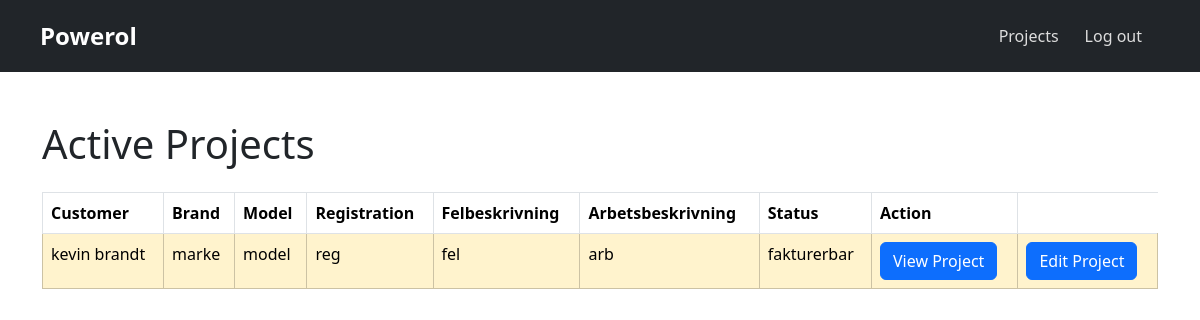
Screenshot of /all_projects.php (signed in) with the database file from the repository.
### tables this page shows
CREATE TABLE `table_projekt` (
  `id_projekt` int(11) NOT NULL,
  `pt_felbeskrivning` varchar(520) NOT NULL,
  `pt_arbetsbeskrivning` varchar(520) NOT NULL,
  `pt_status_fk` int(11) NOT NULL,
  `customer_fk` int(11) DEFAULT NULL,
  `created_by_user_fk` int(11) NOT NULL,
  `car_brand` varchar(255) NOT NULL,
  `car_model` varchar(255) NOT NULL,
  `car_reg` varchar(255) NOT NULL
);

CREATE TABLE `table_status` (
  `id_status` int(11) NOT NULL,
  `status_name` varchar(50) NOT NULL
);

### all_projects.php (the view, shortened to what this page needs)
<?php
include_once 'includes/header.php';
echo "<div class='container mt-5'>";
echo "<h1 class='mb-4'>Active Projects</h1>";
try {
    $stmt = $pdo->query("
        SELECT
            p.id_projekt,
            CONCAT(c.cust_fname, ' ', c.cust_lname) AS customer_name,
            p.pt_felbeskrivning,
            p.pt_arbetsbeskrivning,
            p.car_brand,
            p.car_model,
            p.car_reg,
            s.status_name,
            p.pt_status_fk
        FROM table_projekt p
        JOIN table_customer c ON p.customer_fk = c.id_cust
        JOIN table_status s ON p.pt_status_fk = s.id_status
    ");
    if ($stmt->rowCount() > 0) {
        echo "<table class='table table-bordered table-hover'>
                <thead class='thead-dark'>
                    <tr>
                        <th>Customer</th>
                        <th>Brand</th>
                        <th>Model</th>
                        <th>Registration</th>
                        <th>Felbeskrivning</th>
                        <th>Arbetsbeskrivning</th>
                        <th>Status</th>
                        <th>Action</th>
                    </tr>
                </thead>
                <tbody>";
        foreach ($stmt as $row) {
            $color_class = '';
            switch ($row['pt_status_fk']) {
                case 3:
                    $color_class = 'table-warning';
                    break;
            }
            $felbeskrivning = strlen($row['pt_felbeskrivning']) > 100
                ? substr($row['pt_felbeskrivning'], 0, 100) . '...'
                : $row['pt_felbeskrivning'];
            $arbetsbeskrivning = strlen($row['pt_arbetsbeskrivning']) > 100
                ? substr($row['pt_arbetsbeskrivning'], 0, 100) . '...'
                : $row['pt_arbetsbeskrivning'];
            echo "<tr class='$color_class'>
                    <td>" . $row['customer_name'] . "</td>
                    <td>" . $row['car_brand'] . "</td>
                    <td>" . $row['car_model'] . "</td>
                    <td>" . $row['car_reg'] . "</td>
                    <td>" . $felbeskrivning . "</td>
                    <td>" . $arbetsbeskrivning . "</td>
                    <td>" . $row['status_name'] . "</td>
                    <td>
                        <a href='single-project.php?id=" . $row['id_projekt'] . "' class='btn btn-primary'>View Project</a>
                    </td>
                    <td>
                        <a href='edit-single-project.php?id=" . $row['id_projekt'] . "' class='btn btn-primary'>Edit Project</a>
                    </td>
                  </tr>";
        }
        echo "</tbody></table>";
    } else {
        echo "<div class='alert alert-info' role='alert'>No active projects found.</div>";
    }
} catch (PDOException $e) {
    echo "<div class='alert alert-danger' role='alert'>Error: " . $e->getMessage() . "</div>";
}
echo "</div>";
?>

### rows the page displays
table_projekt: customer_name "kevin brandt", car_brand "marke", car_model "model", car_reg "reg", pt_felbeskrivning "fel", pt_arbetsbeskrivning "arb", pt_status_fk.status_name "fakturerbar"

### other values shown
$menuItem['title'] "Projects"
